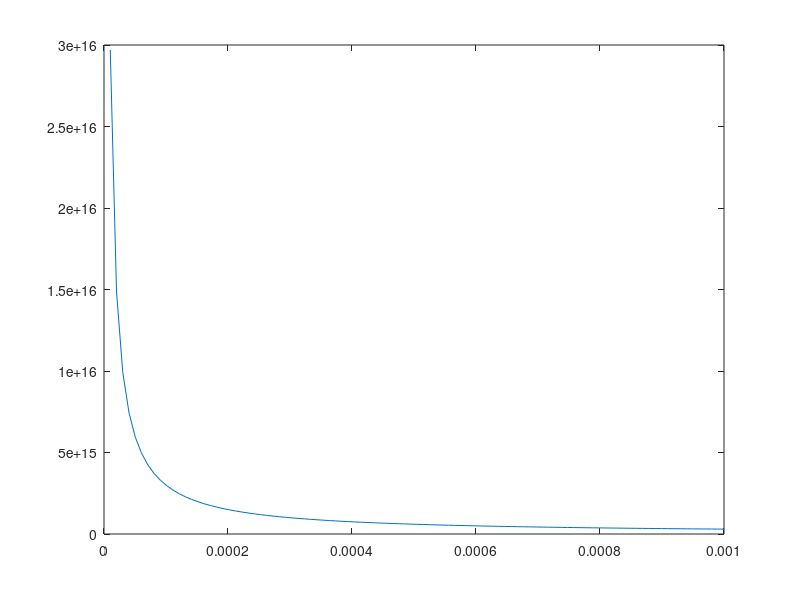

MATLAB code for this plot:
% The discrete representation of the analytical pressure and load carrying
% capacity for numerical evaluation. Code is taken from the presentation
% material. 

visc    = 10;                           % Viscosity [Pas] 
U       = 5;                            % Runner speed [m/s]
L       = 10;                           % Bearing length [m]
hmin    = 0.0001;                       % Trailing edge film thickness [m]
k       = linspace(0,1e-3,100);         % Slope parameter 
x       = 1;                            % Position

% Tryckuppgyggnadens variation med alla designparametrar utom k.
tryckUppg = ((6.*visc.*U.*L)./(hmin.^2)); 

p = @(x) tryckUppg.*((1./k).*(1./(1+k-k.*x./L))-((1+k)./(2+k)).*(1./(1+k-k.*x./k).^2)-1./(2+k));
N = log(1+k)./k.^2 - 2./(2+k)./k;

[maxN, indmax] = max(N);
disp([N(indmax),k(indmax)]);
plot(k,p(2))

